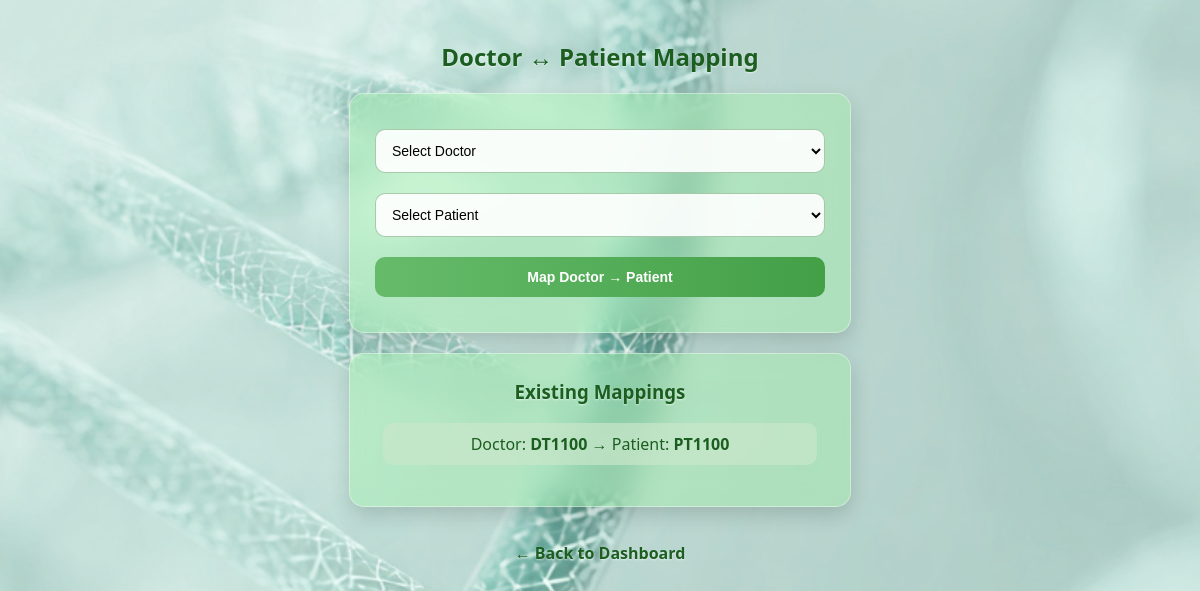
Before: /mapping (signed in) with the older database file.
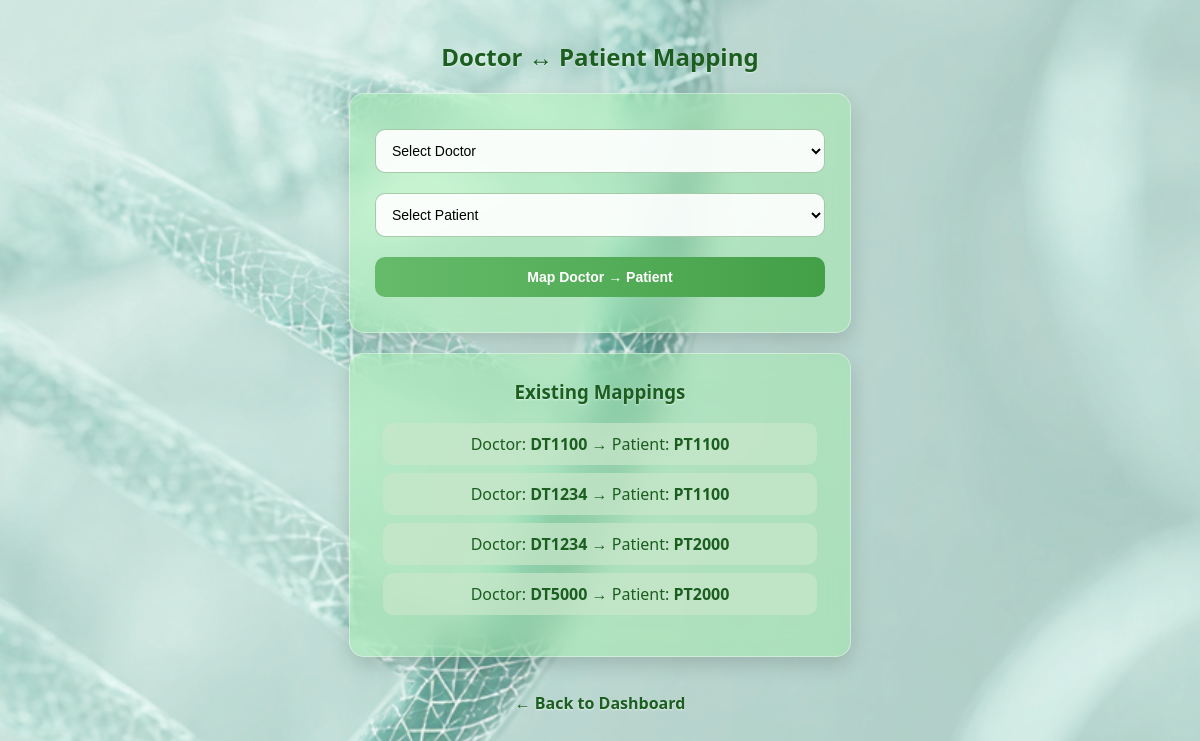
After: the same page with the newer database file.
### tables this page shows
CREATE TABLE doctor_patient_map (
        doctor_id TEXT,
        patient_id TEXT
    );

### app.py (the view, shortened to what this page needs)
@app.route("/mapping", methods=["GET", "POST"])
@login_required("admin")
def mapping():
    msg = ""
    conn = get_db()
    cur = conn.cursor()
    cur.execute("SELECT * FROM doctor_info")
    doctors = cur.fetchall()
    cur.execute("SELECT * FROM patient_info")
    patients = cur.fetchall()
    cur.execute("SELECT * FROM doctor_patient_map")
    mappings = cur.fetchall()
    conn.close()
    return render_template("mapping.html",
                           doctors=doctors,
                           patients=patients,
                           mappings=mappings,
                           message=msg)

### app.py (called while the page is built)
def get_db():
    conn = sqlite3.connect(DB_FILE)
    conn.row_factory = sqlite3.Row
    return conn

def login_required(role=None):
    def wrapper(f):
        @wraps(f)
        def decorated(*args, **kwargs):
            if "role" not in session:
                return redirect(url_for("login"))
            if role and session["role"] != role:
                return "Access Denied!", 403
            return f(*args, **kwargs)
        return decorated
    return wrapper

### templates/mapping.html (shortened to what this page needs)
<!DOCTYPE html>
<html>
<head>
</head>
<body>
<h2>Doctor ↔ Patient Mapping</h2>
<div class="card">
    <form method="POST">
        <select name="doctor_id" required>
            <option value="">Select Doctor</option>
        </select>
        <select name="patient_id" required>
            <option value="">Select Patient</option>
        </select>
        <button type="submit">Map Doctor → Patient</button>
    </form>
</div>
<div class="card">
    <h3>Existing Mappings</h3>
    {% if mappings %}
        <ul>
            {% for m in mappings %}
                <li>
                    Doctor: <b>{{ m['doctor_id'] }}</b>
                    →
                    Patient: <b>{{ m['patient_id'] }}</b>
                </li>
            {% endfor %}
        </ul>
    {% else %}
        <p style="color:#1B5E20;">No mappings found.</p>
    {% endif %}
</div>
<a class="back" href="{{ url_for('admin_dashboard') }}">← Back to Dashboard</a>
</body>
</html>

Changed rows visible on the page:
added doctor_patient_map: doctor_id "DT1234", patient_id "PT1100"
added doctor_patient_map: doctor_id "DT1234", patient_id "PT2000"
added doctor_patient_map: doctor_id "DT5000", patient_id "PT2000"
